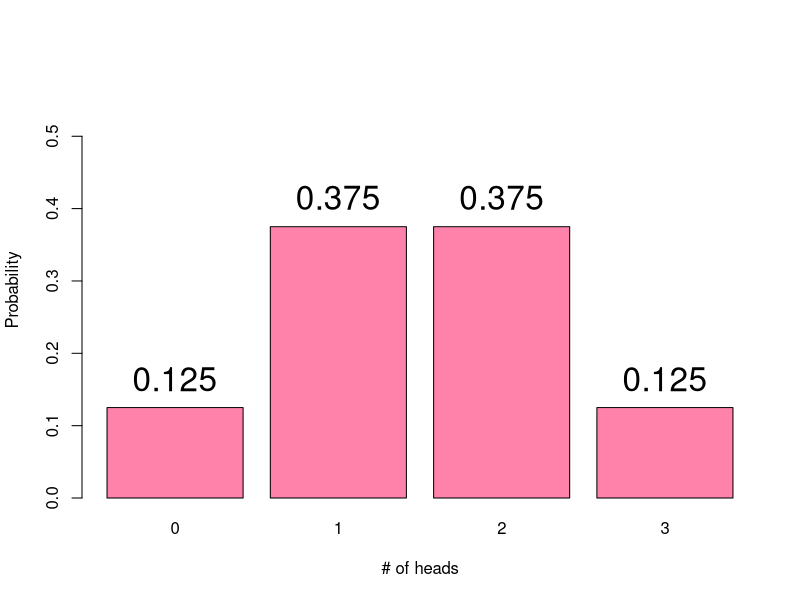
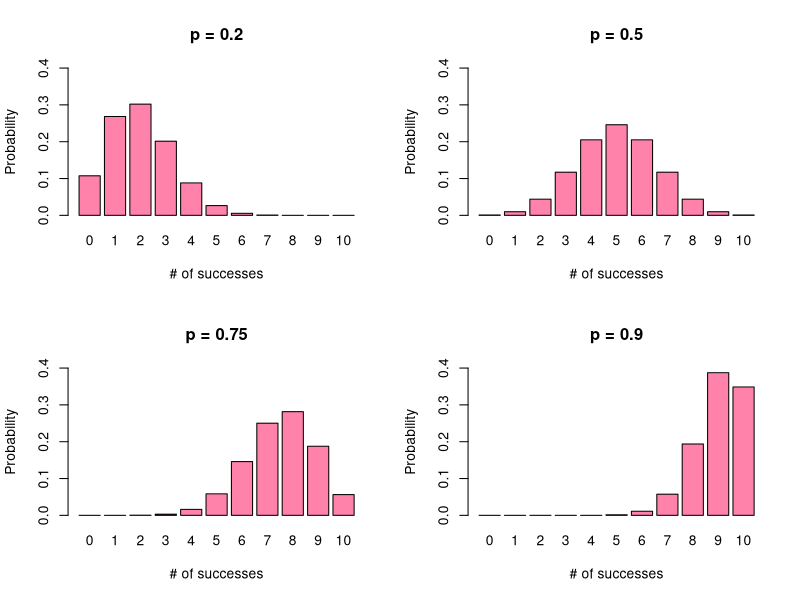
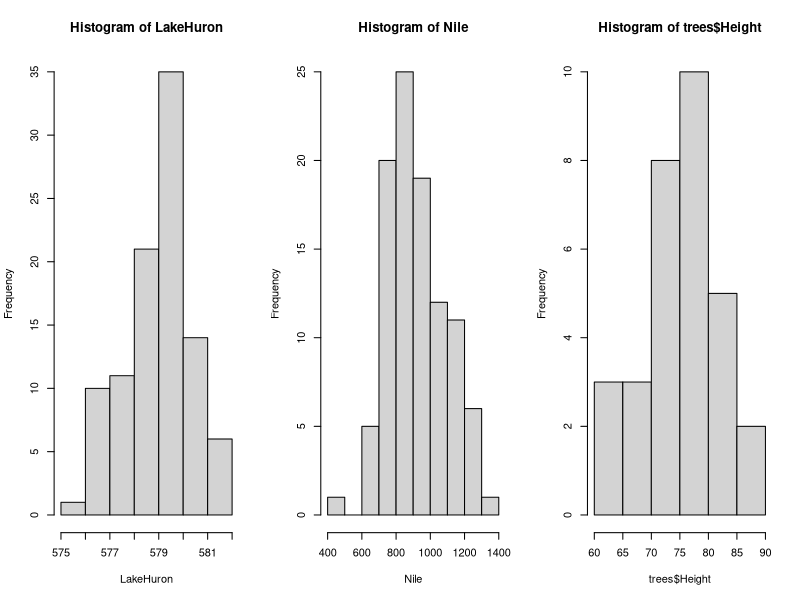
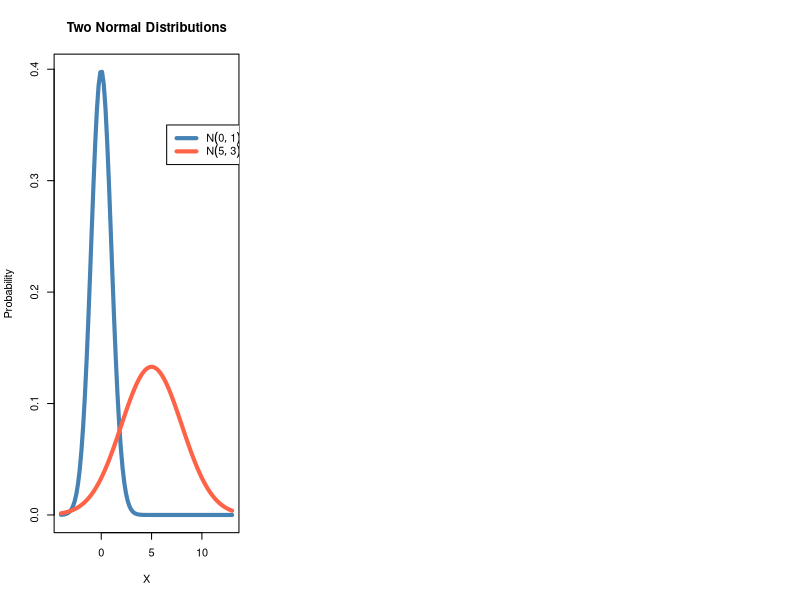
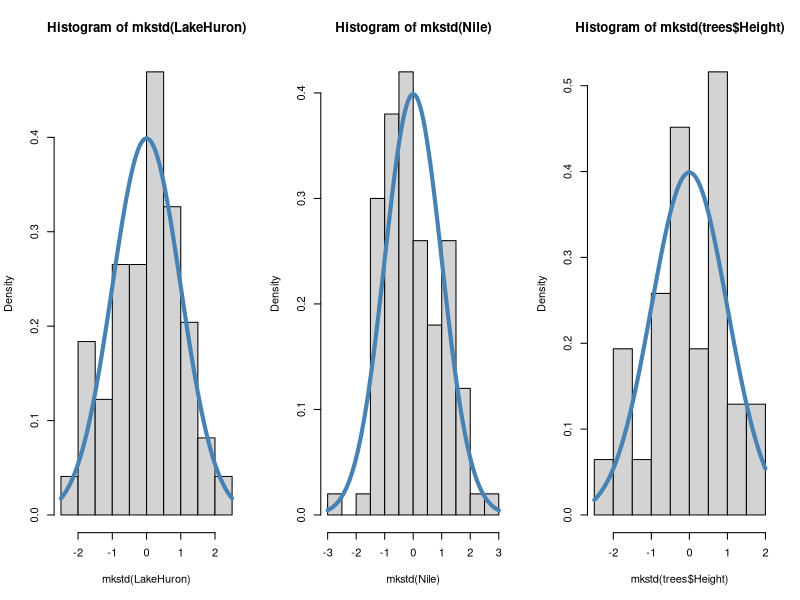
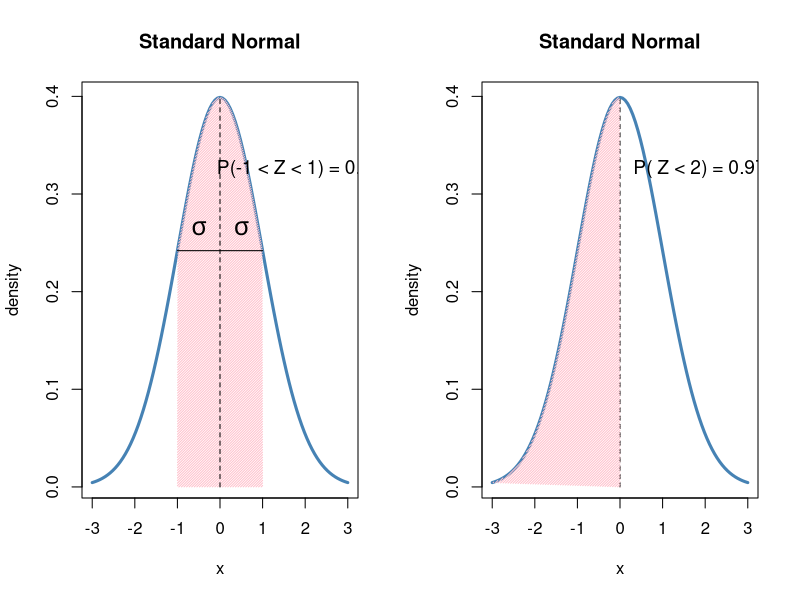

Write the R code that produced these figures, in order.
## ---- chunk 1
x <- 0:3
y <- dbinom(x, size = 3, prob = 0.5)
scaleFac1 <- sum(y) * 0.2
scaleFac2 <- sum(y) * 0.04
my_bar <- barplot(y, names.arg = x, col = 'palevioletred1',
                      ylim = c(0, max(y) + scaleFac1),
                  xlab = '# of heads',
                  ylab = 'Probability')
text(my_bar, y + scaleFac2, y, cex = 2)
## ---- chunk 2
n <- 10
p <- c(0.2, 0.5, 0.75, 0.9)

par(mfrow = c(2,2))
for (i in 1:length(p)) {
  x <- 0:n
y <- dbinom(x, size = n, prob = p[i])
barplot(y, names.arg = x, col = 'palevioletred1',
                  xlab = '# of successes',
                  ylab = 'Probability',
        ylim = c(0, 0.4),
        main = paste0('p = ', p[i]))
}


## ---- chunk 3
par(mfrow = c(1, 3))
hist(LakeHuron)
hist(Nile)
hist(trees$Height)
## ---- chunk 4
curve(dnorm(x, 0, 1), from = -4, to = 13, lwd = 4,
      col = 'steelblue', ylab = 'Probability', xlab = 'X',
      main = "Two Normal Distributions")
curve(dnorm(x, 5, 3), add = TRUE, lwd = 4, col = 'tomato')
legend(x = 6.5, y = 0.35, legend = c(expression(N(0,1)),
                                     expression(N(5,3))),
       lwd = 4, col = c("steelblue", "tomato"))
## ---- chunk 5
par(mfrow = c(1, 3))
mkstd <- function(x) (x-mean(x))/sd(x)
hist(mkstd(LakeHuron), freq = FALSE)
curve(dnorm(x), add = TRUE, col = 'steelblue', lwd = 4)
hist(mkstd(Nile), freq = FALSE)
curve(dnorm(x), add = TRUE, col = 'steelblue', lwd = 4)
hist(mkstd(trees$Height), freq = FALSE)
curve(dnorm(x), add = TRUE, col = 'steelblue', lwd = 4)
## ---- chunk 6
par(mfrow = c(1, 2))
curve(dnorm(x, 0, 1), from = -3, to = 3, lwd = 3, col = 'steelblue',
      ylab = 'density', main = "Standard Normal")
x <- seq(-2, 2, 0.01)
y <- dnorm(x)
z <- 1
#axis(1, at = c(-z, 0, z), labels = c(expression(-z[alpha]), 0, expression(z[alpha])))
polygon(c(-z, x[x > -z & x < z], z ),
        c(0, y[x > -z & x < z], 0), col = 'pink',angle = 45, density = 55,
        border = FALSE)

text(2, 0.325, cex = 1.15,
     labels = expression(paste("P(-", 1, " < Z < ", 1, ") = ", 0.683)))
lines(x = c(-1, 1), y = c(dnorm(1,0,1), dnorm(1,0,1)))
lines(x = c(0,0), y = c(0, dnorm(0, 0, 1)), lty = 2)
text(x = 0.5, y = 0.265, labels = expression(sigma), cex = 1.5)
text(x = -0.5, y = 0.265, labels = expression(sigma), cex = 1.5)

###

curve(dnorm(x, 0, 1), from = -3, to = 3, lwd = 3, col = 'steelblue',
      ylab = 'density', main = "Standard Normal")
lines(x = c(0,0), y = c(0, dnorm(0, 0, 1)), lty = 2)
x <- seq(-3, 0, 0.01)
y <- dnorm(x)
z <- 0
#axis(1, at = c(-z, 0, z), labels = c(expression(-z[alpha]), 0, expression(z[alpha])))
polygon(c(-z, x[x < z], z ),
        c(0, y[x < z], 0), col = 'pink',angle = 45, density = 55,
        border = FALSE)
text(2, 0.325, cex = 1.15,
     labels = expression(paste("P( Z < ", 2, ") = ", 0.978)))
